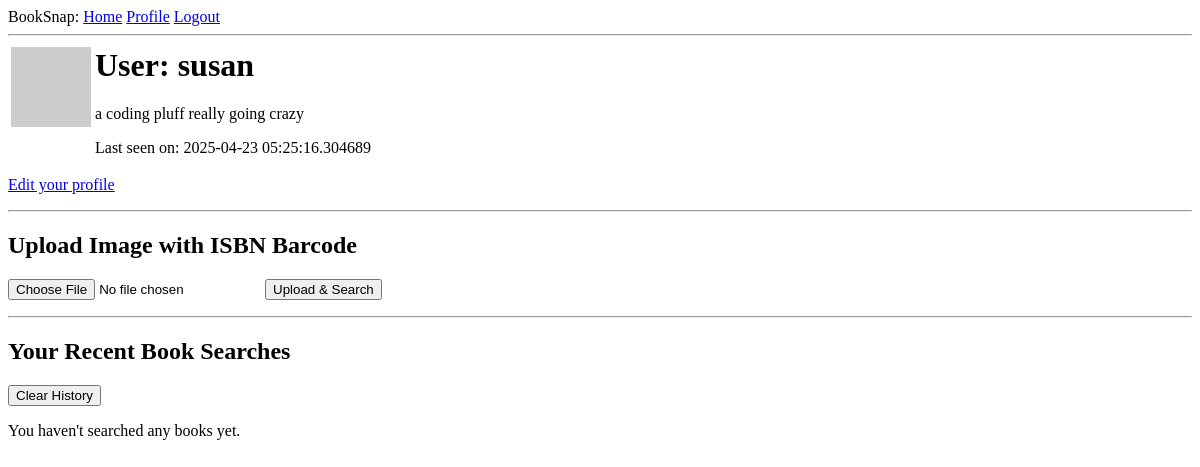
Before: /user/susan (signed in) with the older database file.
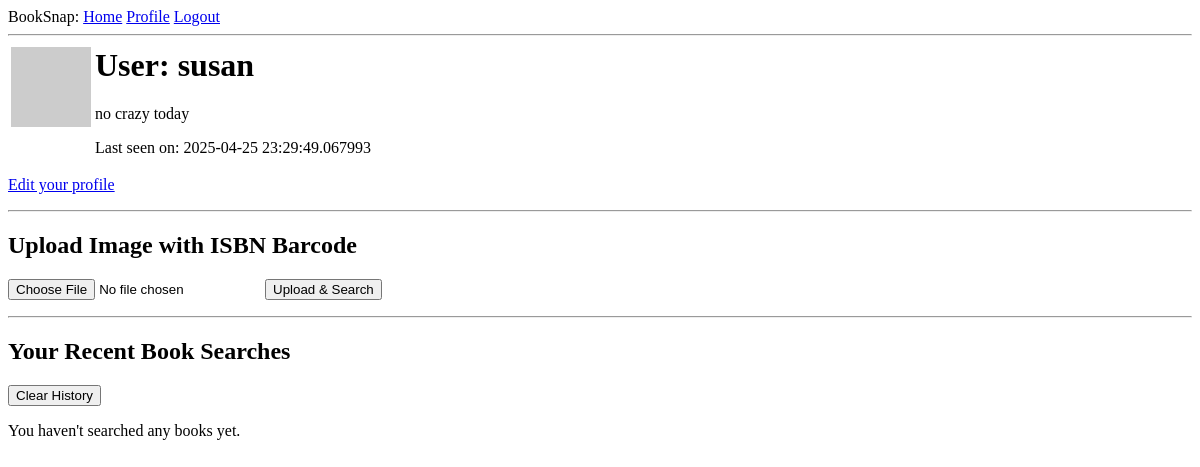
After: the same page with the newer database file.
### app/models.py (models this page shows, shortened)
class User(UserMixin,db.Model):
    id: so.Mapped[int] = so.mapped_column(primary_key=True)
    username: so.Mapped[str] = so.mapped_column(sa.String(64), index=True,
                                                unique=True)
    email: so.Mapped[str] = so.mapped_column(sa.String(120), index=True,
                                             unique=True)
    password_hash: so.Mapped[Optional[str]] = so.mapped_column(sa.String(256))
    posts: so.WriteOnlyMapped['Post'] = so.relationship(
        back_populates='author')
    about_me: so.Mapped[Optional[str]] = so.mapped_column(sa.String(140))
    last_seen: so.Mapped[Optional[datetime]] = so.mapped_column(
        default=lambda: datetime.now(timezone.utc))
    book_searches = db.relationship('BookSearch', backref='user', lazy='dynamic')
    def avatar(self, size):
        digest = md5(self.email.lower().encode('utf-8')).hexdigest()
        return f'https://www.gravatar.com/avatar/{digest}?d=identicon&s={size}'

### app/routes.py (the view, shortened to what this page needs)
@app.route('/user/<username>', methods=['GET','POST'])
@login_required
def user(username):
    user = db.first_or_404(sa.select(User).where(User.username == username))
    book_info = None
    recent_searches = user.book_searches.order_by(BookSearch.timestamp.desc()).limit(10).all()
    clear_form = ClearHistoryForm()
    return render_template('user.html', user=user,  book=book_info, recent_searches=recent_searches,clear_form=clear_form )

### app/forms.py
class ClearHistoryForm(FlaskForm):
    submit = SubmitField('Clear History')

### app/models.py (called while the page is built)
@login.user_loader
def load_user(id):
    return db.session.get(User, int(id))

### app/routes.py (called while the page is built)
@app.before_request
def before_request():
    if current_user.is_authenticated:
        current_user.last_seen = datetime.now(timezone.utc)
        db.session.commit()

### app/templates/user.html (shortened to what this page needs)
{% extends "base.html" %}
{% block content %}
    <table>
        <tr valign="top">
            <td><img src="{{ user.avatar(128) }}"></td>
            <td>
                <h1>User: {{ user.username }}</h1>
                {% if user.about_me %}<p>{{ user.about_me }}</p>{% endif %}
                {% if user.last_seen %}<p>Last seen on: {{ user.last_seen }}</p>{% endif %}
            </td>
        </tr>
    </table>
    {% if user == current_user %}
    <p><a href="{{ url_for('edit_profile') }}">Edit your profile</a></p>
    {% endif %}
    <hr>
    <h2>Upload Image with ISBN Barcode</h2>
    <form action="{{ url_for('user', username=user.username) }}" method="POST" enctype="multipart/form-data">
        <input type="file" name="image" accept="image/*" required>
        <button type="submit">Upload & Search</button>
    </form>
    <hr>
    <h2>Your Recent Book Searches</h2>
    <form action="{{ url_for('clear_history') }}" method="post">
        {{ clear_form.submit(onclick="return confirm('Are you sure you want to clear your search history?');") }}
    </form>
    {% if recent_searches %}
    <table border="1" cellpadding="10" cellspacing="0">
        <thead>
            <tr>
                <th>Cover</th>
                <th>Title</th>
                <th>Authors</th>
                <th>Published</th>
                <th>Searched On</th>
            </tr>
        </thead>
        <tbody>
            {% for book in recent_searches %}
            <tr>
                <td>
                    {% if book.thumbnail %}
                        <img src="{{ book.thumbnail }}" alt="Book cover" style="height: 80px;">
                    {% else %}
                        No image
                    {% endif %}
                </td>
                <td>{{ book.title }}</td>
                <td>{{ book.authors }}</td>
                <td>{{ book.published_date }}</td>
                <td>{{ book.timestamp.strftime('%Y-%m-%d %H:%M') }}</td>
            </tr>
            {% endfor %}
        </tbody>
    </table>
    {% else %}
    <p>You haven't searched any books yet.</p>
    {% endif %}
{% endblock %}

### app/templates/base.html (shortened to what this page needs)
<html>
    <head>
    </head>
    <body>
        <div>
            BookSnap:
            <a href="{{ url_for('index') }}">Home</a>
            {% if current_user.is_anonymous %}
            <a href="{{ url_for('login') }}">Login</a>
            {% else %}
            <a href="{{ url_for('user', username=current_user.username) }}">Profile</a>
            <a href="{{ url_for('logout') }}">Logout</a>
            {% endif %}
        </div>
        <hr>
        {% block content %}{% endblock %}
    </body>
</html>

Changed rows visible on the page:
changed User "susan": about_me "a coding pluff really going crazy" → "no crazy today"; last_seen "2025-04-23 05:25:16.304689" → "2025-04-25 23:29:49.067993"
